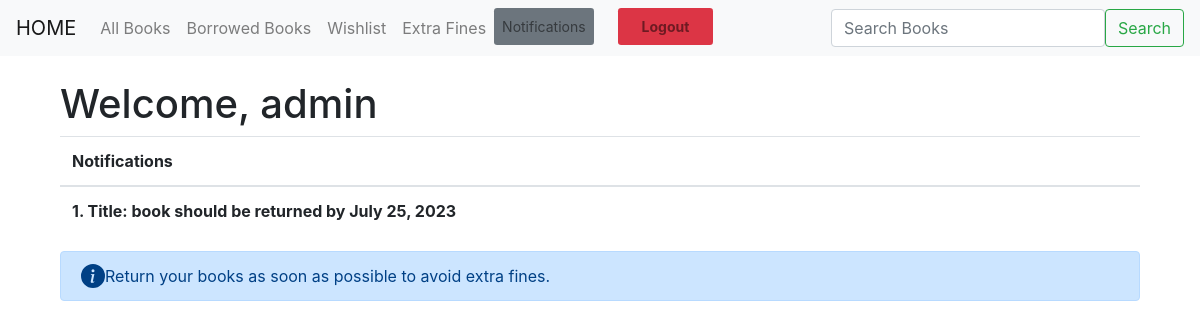
The app's page /dashboard/notifications/ (signed in), older data.
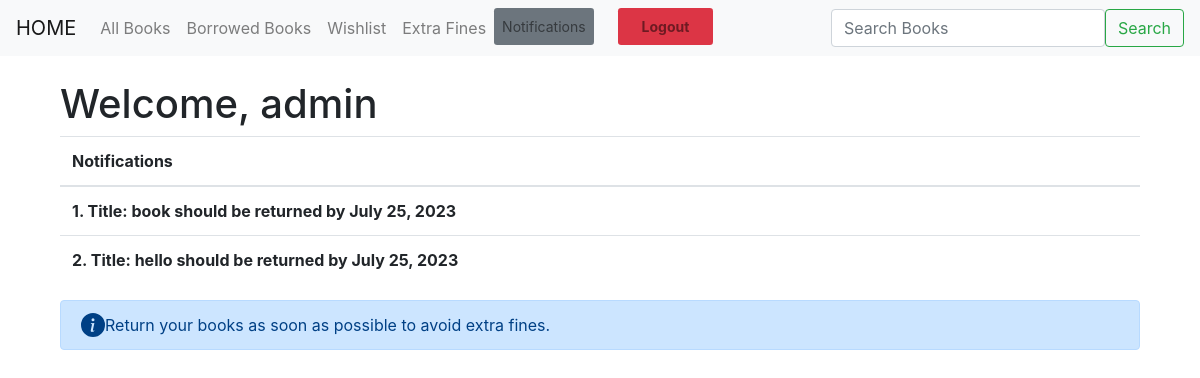
The same page, newer data.
### library_app/models.py (models this page shows, shortened)
class Book(models.Model):
    title = models.CharField(max_length=255)
    author = models.CharField(max_length=255)
    isbn = models.CharField(max_length=255, unique=True)
    publisher = models.CharField(max_length=255)
    genre = models.CharField(max_length=255)
    language = models.CharField(max_length=255)
    publication_date = models.DateField()
    number_of_copies_available = models.IntegerField()

class BorrowedBook(models.Model):
    book = models.ForeignKey(Book, on_delete=models.CASCADE)
    user = models.ForeignKey('auth.User', on_delete=models.CASCADE)
    borrowed_date = models.DateField()
    due_date = models.DateField()

### library_app/views.py (the view)
# urls.py: path('notifications/', get_notifications, name='get_notifications')
def get_notifications(request):
    user = request.user
    due_date_list = []
    borrowed_books = BorrowedBook.objects.filter(user=user)
    for book in borrowed_books:
        if book.due_date -datetime.date.today() <= datetime.timedelta(days=30):
            due_date_list.append({'title': book.book.title, 'due_date': book.due_date})
    return render(request, 'notifications.html', context={'due_date_list': due_date_list})

### library_app/templates/notifications.html (shortened to what this page needs)
{% extends 'base.html' %}
{% block content %}
<div class="container mt-4">
  {% if user.is_authenticated %}
    <h1>Welcome, {{ user.username }}</h1>
  <table class="table">
  <thead>
    <tr>
      <th scope="col">Notifications</th>
    </tr>
  </thead>
  <tbody>
    {% for book in due_date_list %}
    <tr>
      <th scope="row">{{ forloop.counter }}. Title: {{ book.title }} should be returned by {{ book.due_date }}</th>
    </tr>
    {% endfor %}
  </tbody>
</table>
<div class="alert alert-primary d-flex align-items-center" role="alert">
  <svg class="bi flex-shrink-0 me-2" width="24" height="24" role="img" aria-label="Info:"><use xlink:href="#info-fill"/></svg>
  <div>
     Return your books as soon as possible to avoid extra fines.
  </div>
</div>
  {% else %}
    <h1>Welcome to the Library Management System.Please login to continue</h1>
  {% endif %}
</div>
{% endblock %}

Row changes from the older to the newer data that the page shows:
now on this page (row edited): Book: title "hello"
added BorrowedBook: due_date "July 25, 2023"
Text that changed along with them:
new list line: "2 . Title: should be returned by"
